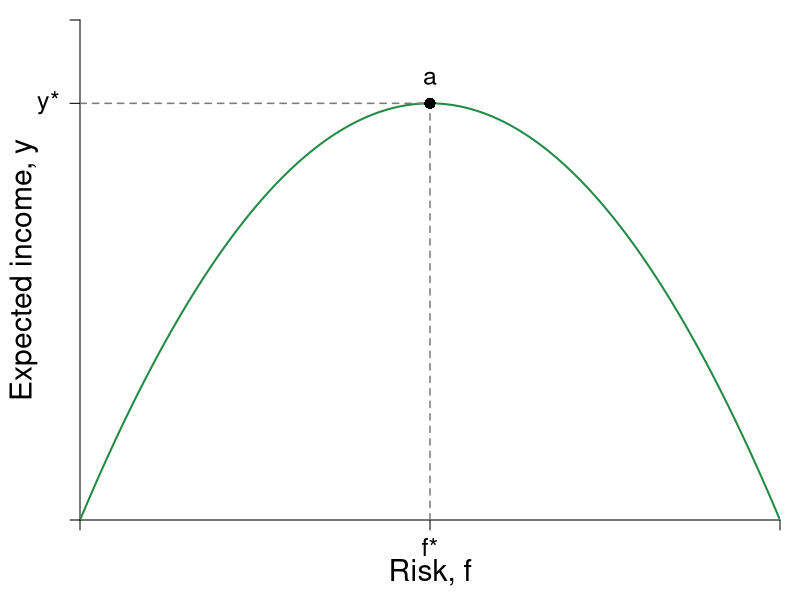

Source code (R):
#Graph Designer: Simon Halliday, Scott Cohn
#Authors: Bowles, Foley and Halliday
#Title: Coordination, Conflict and Competition: A Text in Microeconomics

library(shape)
pdf(file = "credit/return_maximization.pdf", width = 8, height = 6)

#Set parameters for graphics
pointsize <- 1.8
axislabelsize <- 1.8
labelsize <- 1.5
namesize <- 1.8
annotatesize <- 1.5
graphlinewidth <- 2
segmentlinewidth <- 1.5

COL <- c("#7fc97f", "#beaed4", "#fdc086", "#ffff99", "#386cb0", "#f0027f", "#bf5b17", "#666666")
COLA <- c("#e0f3db", "#99d8c9","#66c2a4","#41ae76", "#238b45", "#005824")
COLB <- c("#c6dbef", "#4eb3d3", "#2b8cbe", "#0868ac","#084081")
COLC <- c("#fcfbfd", "#efedf5", "#dadaeb", "#bcbddc", "#9e9ac8", "#807dba", "#6a51a3", "#54278f", "#3f007d")
grays <- gray.colors(25, start = 1, end = 0)

#Edited the margins to cater for the larger LHS labels
par(mar =  c(4, 4, 1, 1))

return <- function(f, mu = 5){
  mu*f*(1 - f)
}

indiffA <- function(x, alpha = 0.7, uA = 4) {
  (uA / x^alpha)^(1/(1 - alpha))
}

trsline <- function(x, constant = 10, slope = 4){
  constant - (slope)*x
}

ff <- function(x, c = 12, s = 1/3){
  c - s*x
}

xlims <- c(0, 1)
ylims <- c(0, 1.5)

npts <- 501 
x <- seq(xlims[1], xlims[2], length.out = npts)
y <- seq(ylims[1], ylims[2], length.out = npts) 
a <- c(2, 4, 6)

plot(0, 0, xlim = xlims, ylim = ylims, type = "n",
     xlab = expression(paste("")),
     ylab = expression(paste("")), 
     xaxt = "n", 
     yaxt = "n", 
     cex.lab = axislabelsize, 
     bty = "n", 
     xaxs = "i", 
     yaxs = "i"
)



ticksy <- c(ylims[1], return(f = 0.5), ylims[2])
ylabels <- c(NA, expression(paste(y,"*")), NA)
ticksx <- c(xlims[1], 0.5, xlims[2])
xlabels <- c(NA, expression(paste(f,"*")), NA)

axis(1, at = ticksx, pos = 0, labels = xlabels, cex.axis = labelsize)
axis(2, at = ticksy, pos = 0, labels = ylabels, las = 1, cex.axis = labelsize)

npts <- 500 
xx1 <- seq(xlims[1], xlims[2], length.out = npts)
xx2 <- seq(0, xlims[2], length.out = npts)
xx3 <- seq(1.5, 2.5, length.out = npts)
xx4 <- seq(3, 5, length.out = npts)
xx5 <- seq(7, 9, length.out = npts)

#Draw the graphs
lines(xx1, return(xx1), col = COLA[5], lwd = graphlinewidth)

#Axis labels
mtext(expression(paste("Risk, ", f)), side = 1, line = 2.5, cex = axislabelsize)
text(-0.08, 0.5*(ylims[2]), expression(paste("Expected income, ", y)), xpd = TRUE, cex = axislabelsize, srt = 90) 

segments(0.5, 0, 0.5, return(0.5), lty = 2, col = grays[20] , lwd = segmentlinewidth)
segments(0, return(0.5), 0.5, return(0.5), lty = 2, col = grays[20] , lwd = segmentlinewidth)

#Annotate points (4,4),(2,8),(8,2) on feasibility frontier
text(0.5, return(0.5) + 0.075, expression(paste(a)), cex = labelsize)
points(0.5, return(0.5), pch = 16, col = "black", cex = 1.5)

dev.off()
